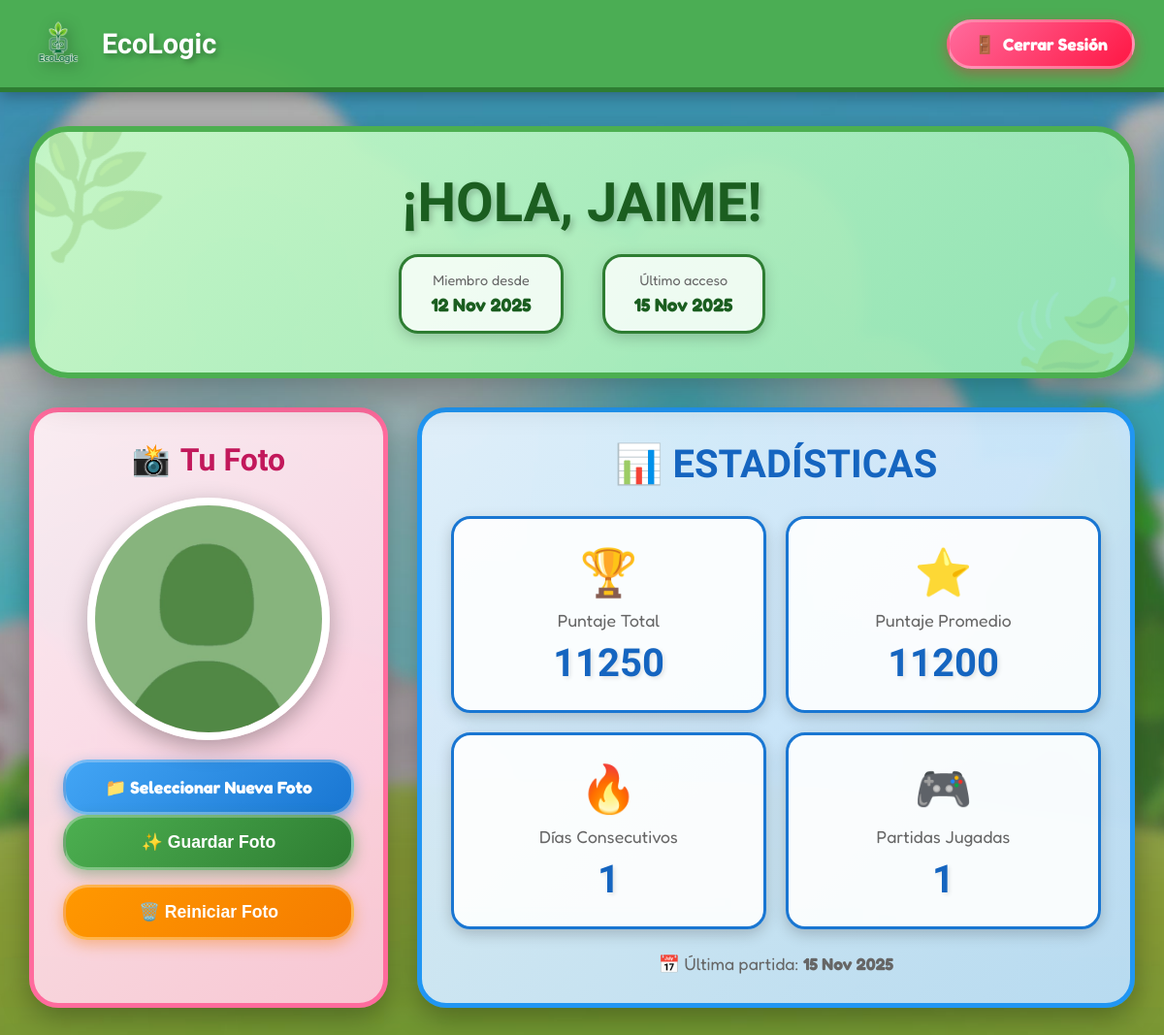
Before: /accounts/ (signed in) with the older database file.
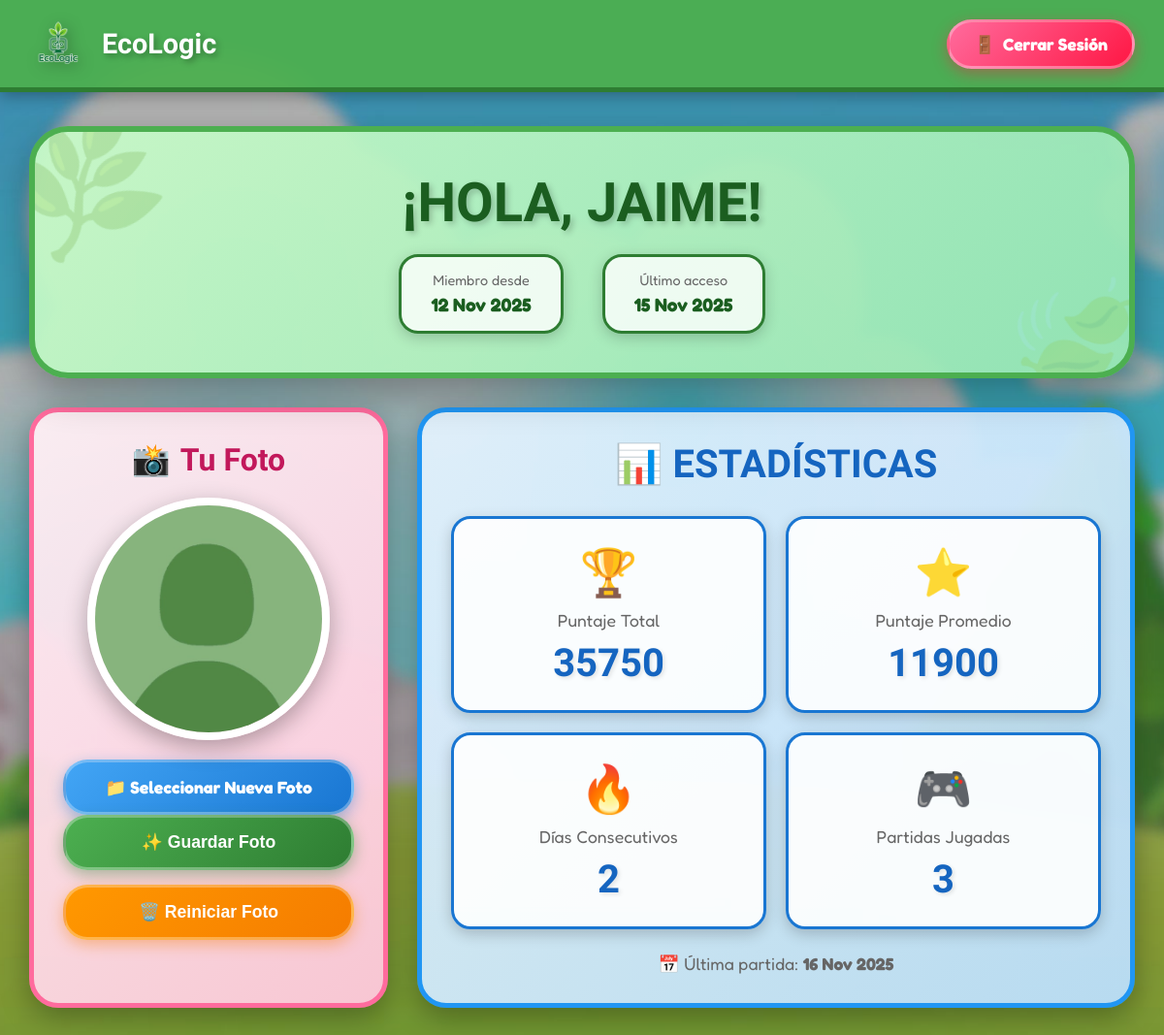
After: the same page with the newer database file.
### accounts/models.py (models this page shows, shortened)
class UserStats(models.Model):
    user = models.OneToOneField(User, on_delete=models.CASCADE, related_name='stats')
    total_score = models.IntegerField(default=0)
    games_played = models.IntegerField(default=0)
    consecutive_days = models.IntegerField(default=0)
    avg_score = models.IntegerField(default=0)
    last_play_date = models.DateField(null=True, blank=True)

### accounts/views.py (the view, shortened to what this page needs)
# urls.py: path('', views.profile_view, name='profile'),
def profile_view(request):
    usuario = request.user
    estadisticas = UserStats.objects.get(user=usuario)
    perfil, _ = Profile.objects.get_or_create(user=usuario)
    if request.method == 'POST':
        if 'borrar_imagen' in request.POST:
            print("🔔 Botón Reiniciar Foto presionado")
            if perfil.image:
                try:
                    ruta_imagen = perfil.image.path
                    if os.path.isfile(ruta_imagen):
                        os.remove(ruta_imagen)
                        print(f"✅ Imagen borrada: {ruta_imagen}")
                except Exception as e:
                    print(f"❌ Error borrando imagen: {e}")
            if perfil.thumbnail:
                try:
                    ruta_mini = perfil.thumbnail.path
                    if os.path.isfile(ruta_mini):
                        os.remove(ruta_mini)
                        print(f"✅ Miniatura borrada: {ruta_mini}")
                except Exception as e:
                    print(f"❌ Error borrando miniatura: {e}")
            perfil.image = None
            perfil.thumbnail = None
            perfil.save()
            messages.success(request, "Imagen de perfil eliminada correctamente.")
            return redirect('profile')
        form = ImagenPerfilForm(request.POST, request.FILES, instance=perfil)
        if form.is_valid():
            form.save()
            messages.success(request, "Imagen de perfil actualizada correctamente.")
            return redirect('profile')
        else:
            messages.error(request, "Error al subir la imagen.")
    else:
        form = ImagenPerfilForm(instance=perfil)
    return render(request, "profile.html", {
        "usuario": usuario,
        "estadisticas": estadisticas,
        "perfil": perfil,
        "form": form,
        "now": timezone.now().timestamp()
    })

### accounts/templates/profile.html (shortened to what the changed rows need)
{% load static %}
<!DOCTYPE html>
<html lang="es">
<head>
</head>
<body>
    {% if not user.is_authenticated %}
        <div class="header">
            <a href="{% url 'home' %}" class="logo-header">
                <img src="{% static 'icons/logo_ecologic.png' %}" alt="EcoLogic">
                <h1>EcoLogic</h1>
            </a>
        </div>
        <div class="auth-container">
            <h1 class="auth-title">🔒 Acceso Requerido</h1>
            <p style="font-size: 1.2em; margin-bottom: 30px; color: #666;">
                Inicia sesión o regístrate para ver tu perfil
            </p>
            <ul class="auth-links">
                <li><a href="{% url 'login' %}" class="auth-link">🔑 Iniciar Sesión</a></li>
                <li><a href="{% url 'register' %}" class="auth-link">✨ Registrarse</a></li>
            </ul>
        </div>
    {% else %}
        <div class="header">
            <a href="{% url 'home' %}" class="logo-header">
                <img src="{% static 'icons/logo_ecologic.png' %}" alt="EcoLogic">
                <h1>EcoLogic</h1>
            </a>
            <a href="{% url 'logout' %}" class="logout-btn">
                <span>🚪</span>
                <span>Cerrar Sesión</span>
            </a>
        </div>
        <div class="container">
            <div class="welcome-card">
                <h1 class="welcome-title">¡HOLA, {{ usuario.username|upper }}!</h1>
                <div class="user-info">
                    <div class="info-item">
                        <div class="info-label">Miembro desde</div>
                        <div class="info-value">{{ usuario.date_joined|date:"d M Y" }}</div>
                    </div>
                    <div class="info-item">
                        <div class="info-label">Último acceso</div>
                        <div class="info-value">{{ usuario.last_login|date:"d M Y" }}</div>
                    </div>
                </div>
            </div>
            <div class="profile-section">
                <div class="photo-card">
                    <h2 class="photo-title">
                        <span>📸</span>
                        <span>Tu Foto</span>
                    </h2>
                    <div class="profile-image-container">
                        {% if perfil.image %}
                            <img src="{{ perfil.image.url }}?v={{ now }}" alt="Foto de {{ usuario.username }}" class="profile-image">
                        {% else %}
                            <img src="static/icons/default_user.jpeg" alt="Usuario sin foto" class="profile-image">
                        {% endif %}
                    </div>
                    <div class="button-container">
                        <form method="POST" enctype="multipart/form-data" id="uploadForm">
                            <label for="id_image" class="file-label">
                                📁 Seleccionar Nueva Foto
                            </label>
                            <button type="submit" class="upload-btn">✨ Guardar Foto</button>
                        </form>
                        {% if perfil.image %}
                        <form method="POST">
                            <button type="submit" name="borrar_imagen" class="delete-btn"
                                    onclick="return confirm('¿Estás seguro de que quieres eliminar tu foto de perfil?');">
                                🗑️ Reiniciar Foto
                            </button>
                        </form>
                        {% endif %}
                    </div>
                </div>
                <div class="stats-card">
                    <h2 class="stats-title">
                        <span>📊</span>
                        <span>ESTADÍSTICAS</span>
                    </h2>
                    <div class="stats-grid">
                        <div class="stat-box">
                            <div class="stat-icon">🏆</div>
                            <div class="stat-label">Puntaje Total</div>
                            <div class="stat-value">{{ estadisticas.total_score }}</div>
                        </div>
                        <div class="stat-box">
                            <div class="stat-icon">⭐</div>
                            <div class="stat-label">Puntaje Promedio</div>
                            <div class="stat-value">{{ estadisticas.avg_score }}</div>
                        </div>
                        <div class="stat-box">
                            <div class="stat-icon">🔥</div>
                            <div class="stat-label">Días Consecutivos</div>
                            <div class="stat-value">{{ estadisticas.consecutive_days }}</div>
                        </div>
                        <div class="stat-box">
                            <div class="stat-icon">🎮</div>
                            <div class="stat-label">Partidas Jugadas</div>
                            <div class="stat-value">{{ estadisticas.games_played }}</div>
                        </div>
                    </div>
                    {% if estadisticas.last_play_date %}
                    <p style="text-align: center; margin-top: 25px; font-size: 1.1em; color: #666;">
                        📅 Última partida: <strong>{{ estadisticas.last_play_date|date:"d M Y" }}</strong>
                    </p>
                    {% endif %}
                </div>
            </div>
        </div>
    {% endif %}
</body>
</html>

Changed rows visible on the page:
changed UserStats: total_score "11250" → "35750"; avg_score "11200" → "11900"; consecutive_days "1" → "2"; games_played "1" → "3"; last_play_date "15 Nov 2025" → "16 Nov 2025"
